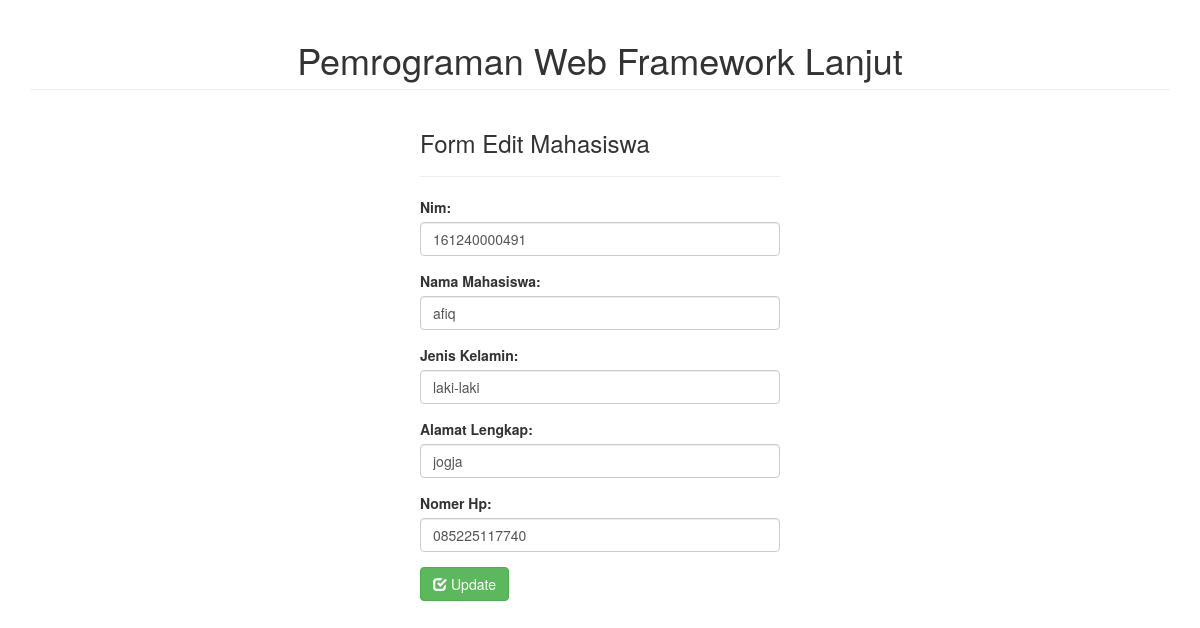
The app's page /index.php/mahasiswa/edit/1 with its own data.
### tables this page shows
CREATE TABLE `tbl_mahasiswa` (
  `id` int(11) NOT NULL,
  `nim` varchar(30) NOT NULL,
  `nama_mahasiswa` varchar(100) NOT NULL,
  `jenis_kelamin` varchar(100) NOT NULL,
  `alamat_lengkap` varchar(100) NOT NULL,
  `nomer_hp` varchar(15) NOT NULL
);

### application/controllers/Mahasiswa.php (called while the page is built, shortened)
<?php
class Mahasiswa extends CI_Controller {
	function __construct(){
		$this->load->model('model_mahasiswa');
	}
	public function edit($id){
		$data['mhs'] = $this->model_mahasiswa->getMhs($id);
		$this->load->view('edit_mahasiswa', $data);
	}
}
?>

### index.php (called while the page is built, shortened)
<?php
require_once BASEPATH.'core/CodeIgniter.php';

### application/models/Model_mahasiswa.php (called while the page is built, shortened)
<?php
	class Model_mahasiswa extends CI_Model {
		public function getMhs($id){
			$query = $this->db->get_where('tbl_mahasiswa',array('id'=>$id));
			return $query->row_array();
		}
	}
?>

### application/views/edit_mahasiswa.php (the view, shortened to what this page needs)
<!DOCTYPE html>
<html>
<head>
	<link rel="stylesheet" type="text/css" href="<?php echo base_url(); ?>bootstrap/css/bootstrap.min.css">
</head>
<body>
<div class="container">
	<h1 class="page-header text-center">Pemrograman Web Framework Lanjut</h1>
	<div class="row">
		<div class="col-sm-4 col-sm-offset-4">
			<h3>Form Edit Mahasiswa</h3>
			<hr>
			<?php extract($mhs); ?>
			<form method="POST" action="<?php echo base_url(); ?>index.php/mahasiswa/update/<?php echo $id; ?>">
				<div class="form-group">
					<label>Nim:</label>
					<input type="number" class="form-control" value="<?php echo $nim; ?>" name="nim">
				</div>
				<div class="form-group">
					<label>Nama Mahasiswa:</label>
					<input type="text" class="form-control" value="<?php echo $nama_mahasiswa; ?>" name="nama_mahasiswa">
				</div>
				<div class="form-group">
					<label>Jenis Kelamin:</label>
					<input type="text" class="form-control" value="<?php echo $jenis_kelamin; ?>" name="jenis_kelamin">
				</div>
				<div class="form-group">
					<label>Alamat Lengkap:</label>
					<input type="text" class="form-control" value="<?php echo $alamat_lengkap; ?>" name="alamat_lengkap">
				</div>
				<div class="form-group">
					<label>Nomer Hp:</label>
					<input type="number" class="form-control" value="<?php echo $nomer_hp; ?>" name="nomer_hp">
				</div>
				<button type="submit" class="btn btn-success"><span class="glyphicon glyphicon-check"></span> Update</button>
			</form>
		</div>
	</div>
</div>
</body>
</html>

### records on screen
tbl_mahasiswa: nim "161240000491", nama_mahasiswa "afiq", jenis_kelamin "laki-laki", alamat_lengkap "jogja", nomer_hp "085225117740"
